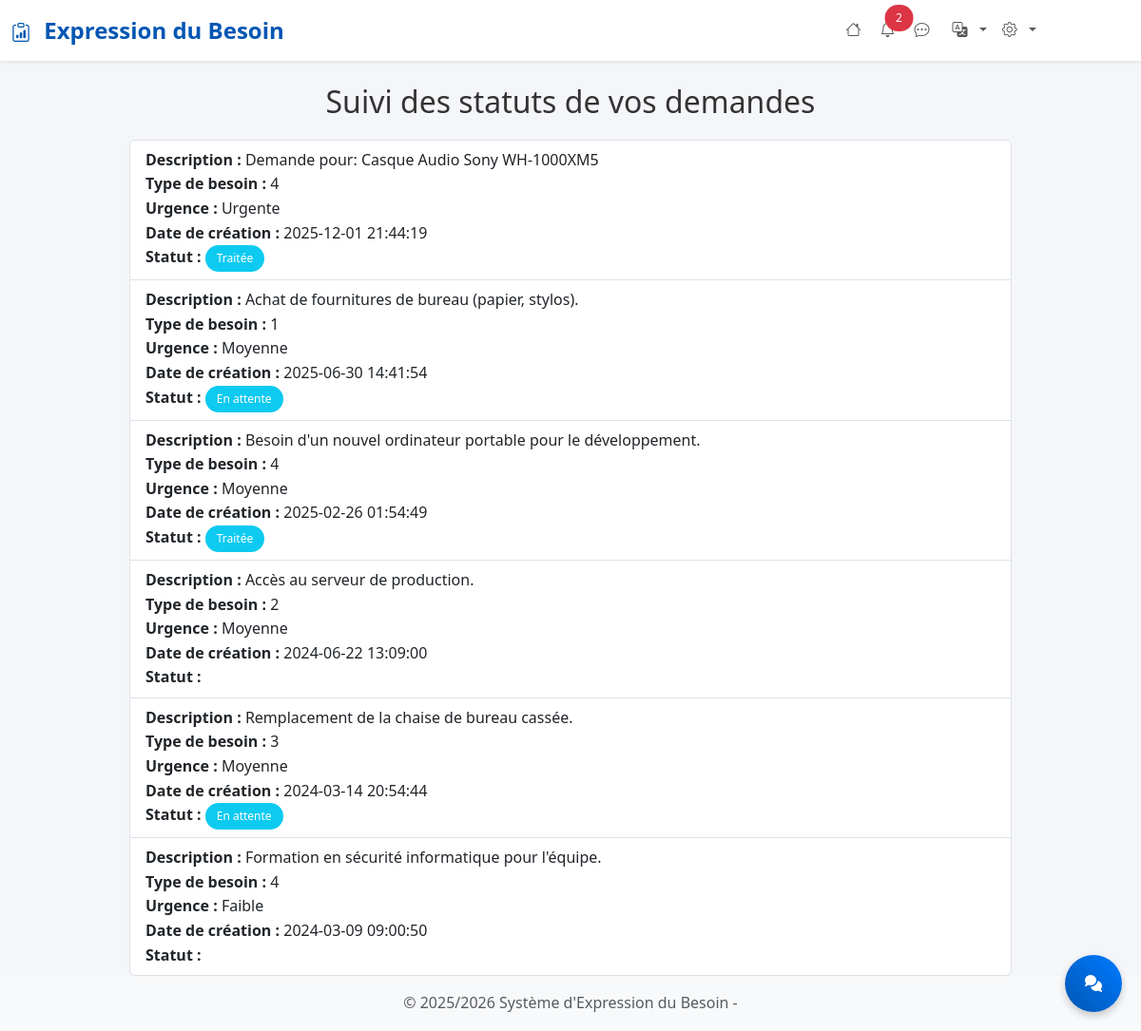
Page /suivi_statut.php (signed in) on the committed database.
### tables this page shows
CREATE TABLE `demandes` (
  `id` int(11) NOT NULL,
  `user_id` int(11) NOT NULL,
  `type_besoin_id` int(11) NOT NULL,
  `description` text NOT NULL,
  `urgence` enum('Faible','Moyenne','Urgente') NOT NULL DEFAULT 'Faible',
  `statut` enum('En attente','En cours de validation','Traitée') NOT NULL DEFAULT 'En attente',
  `date_creation` datetime DEFAULT current_timestamp()
);

### suivi_statut.php (the view, shortened to what this page needs)
<?php
include 'includes/header.php';
$user_id = $_SESSION['user_id'];
$conn = getConnection();
try {
    $stmt = $conn->prepare("
        SELECT
            description,
            type_besoin_id,
            urgence,
            date_creation,
            statut
        FROM demandes
        WHERE user_id = :user_id
        ORDER BY date_creation DESC
    ");
    $stmt->bindParam(':user_id', $user_id, PDO::PARAM_INT);
    $stmt->execute();
    $stats = $stmt->fetchAll(PDO::FETCH_ASSOC);
} catch (PDOException $e) {
    die("Erreur : " . $e->getMessage());
}
?>
<div class="container mt-4">
    <h2>Suivi des statuts de vos demandes</h2>
    <?php if (count($stats) > 0): ?>
    <ul class="list-group mt-3">
        <?php foreach ($stats as $s): ?>
        <li class="list-group-item">
            <strong>Description :</strong> <?= htmlspecialchars($s['description']) ?><br>
            <strong>Type de besoin :</strong> <?= htmlspecialchars($s['type_besoin_id']) ?><br>
            <strong>Urgence :</strong> <?= htmlspecialchars($s['urgence']) ?><br>
            <strong>Date de création :</strong> <?= htmlspecialchars($s['date_creation']) ?><br>
            <strong>Statut :</strong>
            <span class="badge bg-info"><?= htmlspecialchars($s['statut']) ?></span>
        </li>
        <?php endforeach; ?>
    </ul>
    <?php else: ?>
    <p>Aucune demande enregistrée pour le moment.</p>
    <?php endif; ?>
</div>
<?php include 'includes/footer.php'; ?>

### assets/css/style.css (style rules this page uses)
:root { --primary-color: #0056b3; --secondary-color: #6c757d; --success-color: #198754; --info-color: #0dcaf0; --warning-color: #ffc107; --danger-color: #dc3545; --light-color: #f8f9fa; --dark-color: #212529; --border-radius: 8px; --box-shadow: 0 4px 6px rgba(0,0,0,0.07); --transition: all 0.3s ease; }
body { background-color: #f4f6f9; font-family: 'Segoe UI', Tahoma, Geneva, Verdana, sans-serif; line-height: 1.6; }
.badge { font-size: 0.75rem; padding: 0.5rem 0.75rem; border-radius: 20px; font-weight: 500; }

### includes/header.php (style rules this page uses)
:root { --primary-color: #0056b3; --secondary-color: #6c757d; --success-color: #198754; --info-color: #0dcaf0; --warning-color: #ffc107; --danger-color: #dc3545; --light-color: #f8f9fa; --dark-color: #212529; }
body { background-color: #f4f6f9; font-family: 'Segoe UI', Tahoma, Geneva, Verdana, sans-serif; }
.badge { font-size: 0.75rem; padding: 0.5rem 0.75rem; border-radius: 20px; }
h2 { color: #333; margin-bottom: 20px; text-align: center; }

### rows in the picture
demandes: description "Demande pour: Casque Audio Sony WH-1000XM5", type_besoin "4", urgence "Urgente", date_creation "2025-12-01 21:44:19", statut "Traitée"
demandes: description "Achat de fournitures de bureau (papier, stylos).", type_besoin "1", urgence "Moyenne", date_creation "2025-06-30 14:41:54", statut "En attente"
demandes: description "Besoin d'un nouvel ordinateur portable pour le développement.", type_besoin "4", urgence "Moyenne", date_creation "2025-02-26 01:54:49", statut "Traitée"
demandes: description "Accès au serveur de production.", type_besoin "2", urgence "Moyenne", date_creation "2024-06-22 13:09:00"
demandes: description "Remplacement de la chaise de bureau cassée.", type_besoin "3", urgence "Moyenne", date_creation "2024-03-14 20:54:44", statut "En attente"
demandes: description "Formation en sécurité informatique pour l'équipe.", type_besoin "4", urgence "Faible", date_creation "2024-03-09 09:00:50"

### other values in the picture
getSetence('header_title') "Expression du Besoin"
$unreadCount "2"
